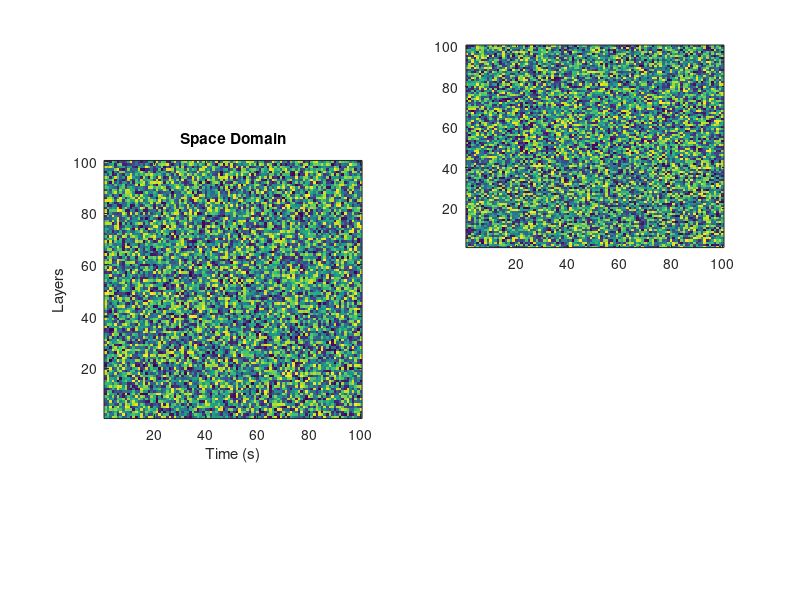

The MATLAB script that drew this image: (Note: this script raises an error after producing the figure.)
%%%%%%%%%%%%%%%%%%%%%%%%%%%%%%%%%%%%%%%%%%%%%%%%%%%%%%%%%%%%%%%%%%%%%%%%%
% The author of the code is Sanket S Houde working under Dr.Pragathi
% Balasubramani at Department of Cognitive Sciences, IIT Kanpur. You can
% reach me or Dr. Pragathi via our email IDs. 
% Sanket S Houde - sankethoude@gmail.com
% Dr. Pragathi Balasubramani - pbalasub@iitk.ac.in
%%%%%%%%%%%%%%%%%%%%%%%%%%%%%%%%%%%%%%%%%%%%%%%%%%%%%%%%%%%%%%%%%%%%%%%%%%

%%%%%%%%%%%%%%%%%%%%%%%%%%%%%%%%%%%%%%%%%%%%%%%%%%%%%%%%%%%%%%%%%%%%%%%%%%
% This showcases simulation of travelling waves using synthetic signals.
% There are 2 kinds of disruption : 
% 1. Layer 2. Time
%%%%%%%%%%%%%%%%%%%%%%%%%%%%%%%%%%%%%%%%%%%%%%%%%%%%%%%%%%%%%%%%%%%%%%%%%%

%% Initialization

sinephase = linspace(-pi/2,pi/2,50);
sinefreq = 0.05; %Hz (arbitrary units)
amplitude = 100;

%sine wave initialization
time_points = linspace(0,100,100); %seconds
num_electrodes = 100;
clims = [0 5000];

% Setup plot
figure(1), clf
subplot(121)
imageh = imagesc(rand(length(time_points)));
ylabel('Layers'); xlabel('Time (s)');
axis square, axis xy
title('Space Domain')

subplot(222)
amph = imagesc(rand(length(time_points)));
axis xy
%set(gca, 'xlim', [lims(2)-30 lims(2)+30], 'ylim', [lims(2)-30 lims(2)+30],'clim',clim);
clim(clims);
title('Amplitude spectrum')

subplot(224)
x = {'Forward', 'Backward'};
y = [1 1];
phaseh = bar(x,y);
axis xy
%axis off, axis xy
%set(gca, 'xlim', [lims(2)-30, lims(2)+30], 'ylim', [lims(2)-30, lims(2)+30])
title('Propagation strengths')

%% Loop to go through all the phases in case of a normal travelling wave

for si = 1:length(sinephase)
    
    %Creating the 2d sine wave
    %xp = x*cos(sinephase(si)) + y*sin(sinephase(si));
    %img = sin(2*pi*sinefreq*xp);
    
    %Creating the 2d sine wave
    img = [];
    for ei = 1:num_electrodes
        img(ei,:) = amplitude*sin(2*pi*sinefreq*time_points + (ei-1)*sinephase(si));
    end
    
    %Getting the 2d fft
    imgx = fftshift(fft2(img));
    powr2 = abs(imgx);
    %phas2 = angle(imgx);
    [FW, BW] = propagation_fun(img);

    %update plots
    set(imageh, 'CData', img);
    set(amph, 'CData', powr2);
    set(phaseh, 'YData', [FW, BW]);
    sgtitle('Normal Propagation')
    pause(1.0)
end

%
%% Loop to go through in case of #1 kind of disruption

for si = 1:length(sinephase)
    
    %Creating the 2d sine wave
    %xp = x*cos(sinephase(si)) + y*sin(sinephase(si));
    %img = sin(2*pi*sinefreq*xp);
    
    %Creating the 2d sine wave
    img = [];
    for ei = 1:num_electrodes/4
        img(ei,:) = amplitude*sin(2*pi*sinefreq*time_points + (ei-1)*sinephase(si));
    end

    for ei = (num_electrodes/4)+1:num_electrodes
        img(ei,:) = amplitude*sin(2*pi*sinefreq*time_points + -1*(ei-1)*sinephase(si));
    end

    %Getting the 2d fft
    imgx = fftshift(fft2(img));
    powr2 = abs(imgx);
    %phas2 = angle(imgx);
    [FW, BW] = propagation_fun(img);

    %update plots
    set(imageh, 'CData', img);
    set(amph, 'CData', powr2);
    set(phaseh, 'YData', [FW, BW]);
    sgtitle('#1 kind of disruption')
    pause(1.0)
end

%% Loop to go through in case of #2 kind of disruption

for si = 1:length(sinephase)
    
    %Creating the 2d sine wave
    %xp = x*cos(sinephase(si)) + y*sin(sinephase(si));
    %img = sin(2*pi*sinefreq*xp);
    
    %Creating the 2d sine wave
    img = [];
    des_len1 = time_points(1:length(time_points)*0.3); %Desired length for one kind of direction
    des_len2 = time_points(length(time_points)*0.3+1 : length(time_points));
    for ei = 1:num_electrodes
        temp_img1 = amplitude*sin(2*pi*sinefreq*des_len1 + (ei-1)*sinephase(si));
        temp_img2 = amplitude*sin(2*pi*sinefreq*des_len2 + -0.7*(ei-1)*sinephase(si));
        img(ei,:) = [temp_img1, temp_img2];
    end
    
    %Getting the 2d fft
    imgx = fftshift(fft2(img));
    powr2 = abs(imgx);
    %phas2 = angle(imgx);
    [FW, BW] = propagation_fun(img);

    %update plots
    set(imageh, 'CData', img);
    set(amph, 'CData', powr2);
    set(phaseh, 'YData', [FW, BW]);
    sgtitle('#2 kind of disruption')
    pause(1.0)
end
%} 

%% Function to calculate FW and BW propagation

function [thX1,thX2]=findingXboundaries(twod_fft,fx)

    %this is just a makiavelic way to find the boundaries of the interesting frequencies (i.e. thX1,thX2) ##to improve
    sumFFT=sum(twod_fft);
    threshold=0.05*max(sumFFT);
    [aa,var]=sort(abs(sumFFT-threshold));
    var=var(1:40); %40 big enough not to cut. ##to improve
    thX1=fx(min(var));
    thX2=fx(max(var));

end

function [FW, BW] = propagation_fun(egg_sig)
    
     twod_fft = abs(fftshift(fft2(egg_sig)));
     a=1; %width pixel to compute the frequency

     [m,n]=size(egg_sig); %numberPixel x and y

     fx=(1/a)*((1:n)-mean(1:n));
     fy=(1/a)*((1:m)-mean(1:m));

     [thX1,thX2]=findingXboundaries(twod_fft,fx);

     upperPart=twod_fft(fy>0,(fx>0 & fx<thX2));
     lowerPart=twod_fft(fy<0,(fx>0 & fx<thX2));

      FW = nanmean(upperPart(:));
      BW = nanmean(lowerPart(:));
end


%%
